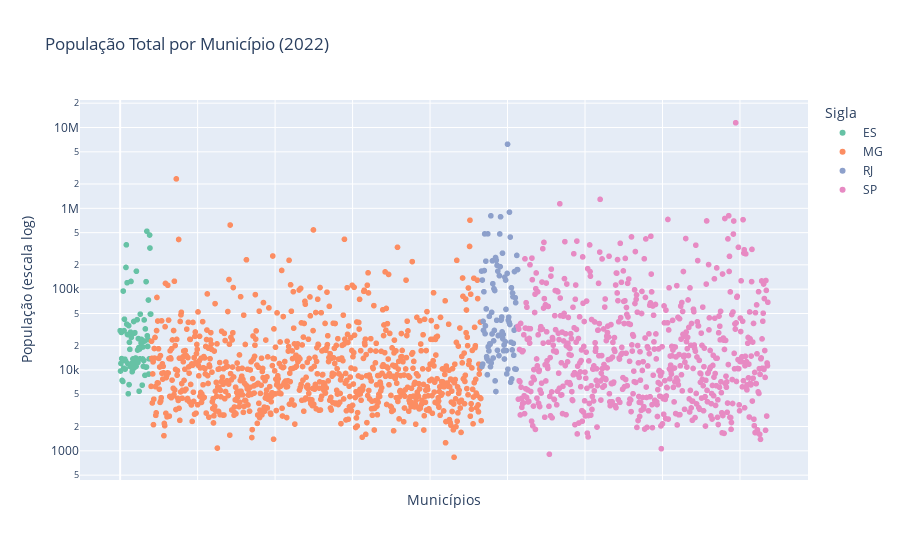

The cell this chart's notebook holds for it:
### Markdown cell above
> [Informação]
> Tratamento de dados: renomeação de coluna, remoção de coluna vazia, remoção de nulos e tratamento de vazios.

### Code cell
populacao = pd.read_csv('dados/populacao_total.csv', sep=';')

# Renomeia coluna de população
populacao = populacao.rename(columns={'2022': 'populacao'})

# Remove colunas vazias e converte tipo
populacao = populacao.drop(columns=['Código'])
populacao = populacao.dropna(axis=1, how='all')
populacao['populacao'] = pd.to_numeric(populacao['populacao'], errors='coerce')

# Preenche nulos com a média por estado (Sigla) e converte para inteiro
populacao['populacao'] = (
    populacao.groupby('Sigla')['populacao']
      .transform(lambda x: x.fillna(round(x.mean())))
      .astype(int)
)

fig = px.scatter(
    populacao,
    x=np.arange(len(populacao)),
    y='populacao',
    hover_name='Município',
    hover_data={'Sigla': True, 'populacao': True},
    color='Sigla',
    color_discrete_sequence=color_sequence,
    title='População Total por Município (2022)'
)
fig.update_layout(
    xaxis_title='Municípios',
    yaxis_title='População (escala log)',
    xaxis=dict(showticklabels=False),
    yaxis_type='log'
)
fig.show()

### Figure 1 — Plotly figure (JSON) as saved in the notebook; plotly's stock layout.template omitted (floating-point values rounded to 4 significant figures; data arrays with more than 128 entries replaced by an {"elided": "..."} marker saying what was removed)
{"data": [{"customdata": [["ES"], ["ES"], ["ES"], ["ES"], ["ES"], ["ES"], ["ES"], ["ES"], ["ES"], ["ES"], ["ES"], ["ES"], ["ES"], ["ES"], ["ES"], ["ES"], ["ES"], ["ES"], ["ES"], ["ES"], ["ES"], ["ES"], ["ES"], ["ES"], ["ES"], ["ES"], ["ES"], ["ES"], ["ES"], ["ES"], ["ES"], ["ES"], ["ES"], ["ES"], ["ES"], ["ES"], ["ES"], ["ES"], ["ES"], ["ES"], ["ES"], ["ES"], ["ES"], ["ES"], ["ES"], ["ES"], ["ES"], ["ES"], ["ES"], ["ES"], ["ES"], ["ES"], ["ES"], ["ES"], ["ES"], ["ES"], ["ES"], ["ES"], ["ES"], ["ES"], ["ES"], ["ES"], ["ES"], ["ES"], ["ES"], ["ES"], ["ES"], ["ES"], ["ES"], ["ES"], ["ES"], ["ES"], ["ES"], ["ES"], ["ES"], ["ES"], ["ES"], ["ES"], ["ES"], ["ES"]], "hovertemplate": "<b>%{hovertext}</b><br><br>Sigla=%{customdata[0]}<br>x=%{x}<br>populacao=%{y}<extra></extra>", "hovertext": ["Afonso Cláudio", "Águia Branca", "Água Doce do Norte", "Alegre", "Alfredo Chaves", "Alto Rio Novo", "Anchieta", "Apiacá", "Aracruz", "Atilio Vivacqua", "Baixo Guandu", "Barra de São Francisco", "Boa Esperança", "Bom Jesus do Norte", "Brejetuba", "Cachoeiro de Itapemirim", "Cariacica", "Castelo", "Colatina", "Conceição da Barra", "Conceição do Castelo", "Divino de São Lourenço", "Domingos Martins", "Dores do Rio Preto", "Ecoporanga", "Fundão", "Governador Lindenberg", "Guaçuí", "Guarapari", "Ibatiba", "Ibiraçu", "Ibitirama", "Iconha", "Irupi", "Itaguaçu", "Itapemirim", "Itarana", "Iúna", "Jaguaré", "Jerônimo Monteiro", "João Neiva", "Laranja da Terra", "Linhares", "Mantenópolis", "Marataízes", "Marechal Floriano", "Marilândia", "Mimoso do Sul", "Montanha", "Mucurici", "Muniz Freire", "Muqui", "Nova Venécia", "Pancas", "Pedro Canário", "Pinheiros", "Piúma", "Ponto Belo", "Presidente Kennedy", "Rio Bananal", "Rio Novo do Sul", "Santa Leopoldina", "Santa Maria de Jetibá", "Santa Teresa", "São Domingos do Norte", "São Gabriel da Palha", "São José do Calçado", "São Mateus", "São Roque do Canaã", "Serra", "Sooretama", "Vargem Alta", "Venda Nova do Imigrante", "Viana", "Vila Pavão", "Vila Valério", "Vila Velha", "Vitória", "Riacho", "Ponte do Itabapoana"], "legendgroup": "ES", "marker": {"color": "rgb(102,194,165)", "symbol": "circle"}, "mode": "markers", "name": "ES", "showlegend": true, "type": "scattergl", "x": [0, 1, 2, 3, 4, 5, 6, 7, 8, 9, 10, 11, 12, 13, 14, 15, 16, 17, 18, 19, 20, 21, 22, 23, 24, 25, 26, 27, 28, 29, 30, 31, 32, 33, 34, 35, 36, 37, 38, 39, 40, 41, 42, 43, 44, 45, 46, 47, 48, 49, 50, 51, 52, 53, 54, 55, 56, 57, 58, 59, 60, 61, 62, 63, 64, 65, 66, 67, 68, 69, 70, 71, 72, 73, 74, 75, 76, 77, 78, 79], "xaxis": "x", "y": [30684, 9711, 12042, 29177, 13836, 7434, 29984, 7223, 94765, 10540, 30674, 42498, 13608, 10254, 12985, 185786, 353491, 36930, 120033, 27458, 11937, 5083, 35416, 6596, 21992, 18014, 11009, 29358, 124656, 25380, 11723, 9520, 12326, 13710, 13589, 39832, 10597, 28590, 28931, 11575, 14079, 11094, 166786, 12770, 41929, 17641, 12387, 24475, 18900, 5466, 18153, 13745, 49065, 18893, 21522, 23915, 22300, 6497, 13696, 19274, 11069, 13106, 41636, 22808, 8589, 32252, 10878, 123752, 10886, 520653, 26502, 19563, 23831, 73423, 8911, 13728, 467722, 322869, 49150, 49150], "yaxis": "y"}, {"customdata": {"elided": "853x1 str values"}, "hovertemplate": "<b>%{hovertext}</b><br><br>Sigla=%{customdata[0]}<br>x=%{x}<br>populacao=%{y}<extra></extra>", "hovertext": {"elided": "853 str values"}, "legendgroup": "MG", "marker": {"color": "rgb(252,141,98)", "symbol": "circle"}, "mode": "markers", "name": "MG", "showlegend": true, "type": "scattergl", "x": {"elided": "853 int values"}, "xaxis": "x", "y": {"elided": "853 int values"}, "yaxis": "y"}, {"customdata": [["RJ"], ["RJ"], ["RJ"], ["RJ"], ["RJ"], ["RJ"], ["RJ"], ["RJ"], ["RJ"], ["RJ"], ["RJ"], ["RJ"], ["RJ"], ["RJ"], ["RJ"], ["RJ"], ["RJ"], ["RJ"], ["RJ"], ["RJ"], ["RJ"], ["RJ"], ["RJ"], ["RJ"], ["RJ"], ["RJ"], ["RJ"], ["RJ"], ["RJ"], ["RJ"], ["RJ"], ["RJ"], ["RJ"], ["RJ"], ["RJ"], ["RJ"], ["RJ"], ["RJ"], ["RJ"], ["RJ"], ["RJ"], ["RJ"], ["RJ"], ["RJ"], ["RJ"], ["RJ"], ["RJ"], ["RJ"], ["RJ"], ["RJ"], ["RJ"], ["RJ"], ["RJ"], ["RJ"], ["RJ"], ["RJ"], ["RJ"], ["RJ"], ["RJ"], ["RJ"], ["RJ"], ["RJ"], ["RJ"], ["RJ"], ["RJ"], ["RJ"], ["RJ"], ["RJ"], ["RJ"], ["RJ"], ["RJ"], ["RJ"], ["RJ"], ["RJ"], ["RJ"], ["RJ"], ["RJ"], ["RJ"], ["RJ"], ["RJ"], ["RJ"], ["RJ"], ["RJ"], ["RJ"], ["RJ"], ["RJ"], ["RJ"], ["RJ"], ["RJ"], ["RJ"], ["RJ"], ["RJ"], ["RJ"], ["RJ"]], "hovertemplate": "<b>%{hovertext}</b><br><br>Sigla=%{customdata[0]}<br>x=%{x}<br>populacao=%{y}<extra></extra>", "hovertext": ["Angra dos Reis", "Aperibé", "Araruama", "Areal", "Armação dos Búzios", "Arraial do Cabo", "Barra do Piraí", "Barra Mansa", "Belford Roxo", "Bom Jardim", "Bom Jesus do Itabapoana", "Cabo Frio", "Cachoeiras de Macacu", "Cambuci", "Carapebus", "Comendador Levy Gasparian", "Campos dos Goytacazes", "Cantagalo", "Cardoso Moreira", "Carmo", "Casimiro de Abreu", "Conceição de Macabu", "Cordeiro", "Duas Barras", "Duque de Caxias", "Engenheiro Paulo de Frontin", "Guapimirim", "Iguaba Grande", "Itaboraí", "Itaguaí", "Italva", "Itaocara", "Itaperuna", "Itatiaia", "Japeri", "Laje do Muriaé", "Macaé", "Macuco", "Magé", "Mangaratiba", "Maricá", "Mendes", "Mesquita", "Miguel Pereira", "Miracema", "Natividade", "Nilópolis", "Niterói", "Nova Friburgo", "Nova Iguaçu", "Paracambi", "Paraíba do Sul", "Parati", "Paty do Alferes", "Petrópolis", "Pinheiral", "Piraí", "Porciúncula", "Porto Real", "Quatis", "Queimados", "Quissamã", "Resende", "Rio Bonito", "Rio Claro", "Rio das Flores", "Rio das Ostras", "Rio de Janeiro", "Santa Maria Madalena", "Santo Antônio de Pádua", "São Francisco de Itabapoana", "São Fidélis", "São Gonçalo", "São João da Barra", "São João de Meriti", "São José de Ubá", "São José do Vale do Rio Preto", "São Pedro da Aldeia", "São Sebastião do Alto", "Sapucaia", "Saquarema", "Seropédica", "Silva Jardim", "Sumidouro", "Tanguá", "Teresópolis", "Trajano de Morais", "Três Rios", "Valença", "Varre-Sai", "Vassouras", "Volta Redonda", "Sâo João Marcos", "São Sebastião do Parahyba"], "legendgroup": "RJ", "marker": {"color": "rgb(141,160,203)", "symbol": "circle"}, "mode": "markers", "name": "RJ", "showlegend": true, "type": "scattergl", "x": [933, 934, 935, 936, 937, 938, 939, 940, 941, 942, 943, 944, 945, 946, 947, 948, 949, 950, 951, 952, 953, 954, 955, 956, 957, 958, 959, 960, 961, 962, 963, 964, 965, 966, 967, 968, 969, 970, 971, 972, 973, 974, 975, 976, 977, 978, 979, 980, 981, 982, 983, 984, 985, 986, 987, 988, 989, 990, 991, 992, 993, 994, 995, 996, 997, 998, 999, 1000, 1001, 1002, 1003, 1004, 1005, 1006, 1007, 1008, 1009, 1010, 1011, 1012, 1013, 1014, 1015, 1016, 1017, 1018, 1019, 1020, 1021, 1022, 1023, 1024, 1025, 1026], "xaxis": "x", "y": [167434, 11034, 129671, 11828, 40006, 30986, 92883, 169894, 483087, 28102, 35173, 222161, 56943, 14616, 13847, 8741, 483540, 19390, 12958, 17198, 46110, 21104, 20783, 10980, 808161, 12242, 51696, 27920, 224267, 116841, 14073, 22919, 101041, 30908, 96289, 7336, 246391, 5415, 228127, 41220, 197277, 17502, 167127, 26582, 26881, 15074, 146774, 481749, 189939, 785867, 41375, 42063, 45243, 29619, 278881, 24298, 27474, 17288, 20373, 13682, 140523, 22393, 129612, 56276, 17401, 8954, 156491, 6211223, 10232, 41325, 45059, 38961, 896744, 36573, 440962, 7070, 22080, 104029, 7750, 17729, 89559, 80596, 21352, 15206, 31086, 165123, 10302, 78346, 68088, 10207, 33976, 261563, 174513, 174513], "yaxis": "y"}, {"customdata": {"elided": "646x1 str values"}, "hovertemplate": "<b>%{hovertext}</b><br><br>Sigla=%{customdata[0]}<br>x=%{x}<br>populacao=%{y}<extra></extra>", "hovertext": {"elided": "646 str values"}, "legendgroup": "SP", "marker": {"color": "rgb(231,138,195)", "symbol": "circle"}, "mode": "markers", "name": "SP", "showlegend": true, "type": "scattergl", "x": {"elided": "646 int values"}, "xaxis": "x", "y": {"elided": "646 int values"}, "yaxis": "y"}], "layout": {"legend": {"title": {"text": "Sigla"}, "tracegroupgap": 0}, "title": {"text": "População Total por Município (2022)"}, "xaxis": {"anchor": "y", "domain": [0, 1], "showticklabels": false, "title": {"text": "Municípios"}}, "yaxis": {"anchor": "x", "domain": [0, 1], "title": {"text": "População (escala log)"}, "type": "log"}}}
